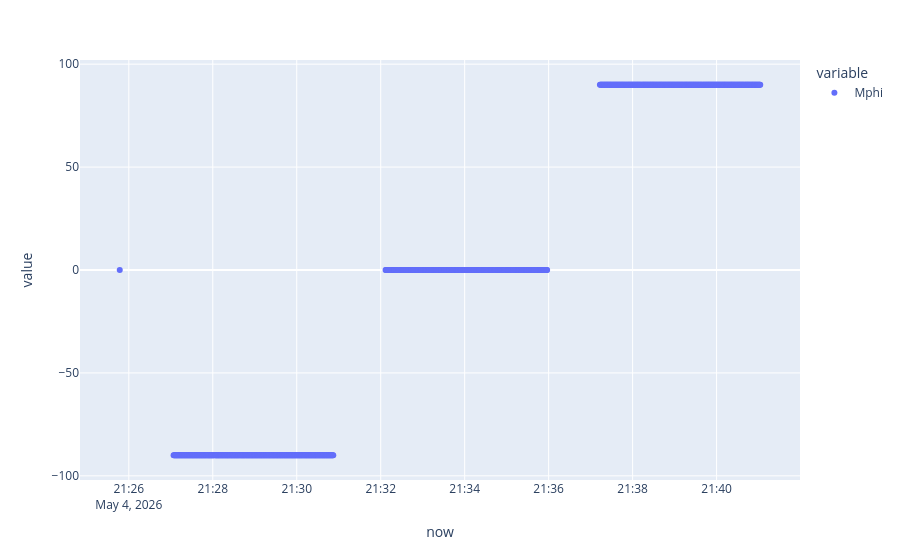
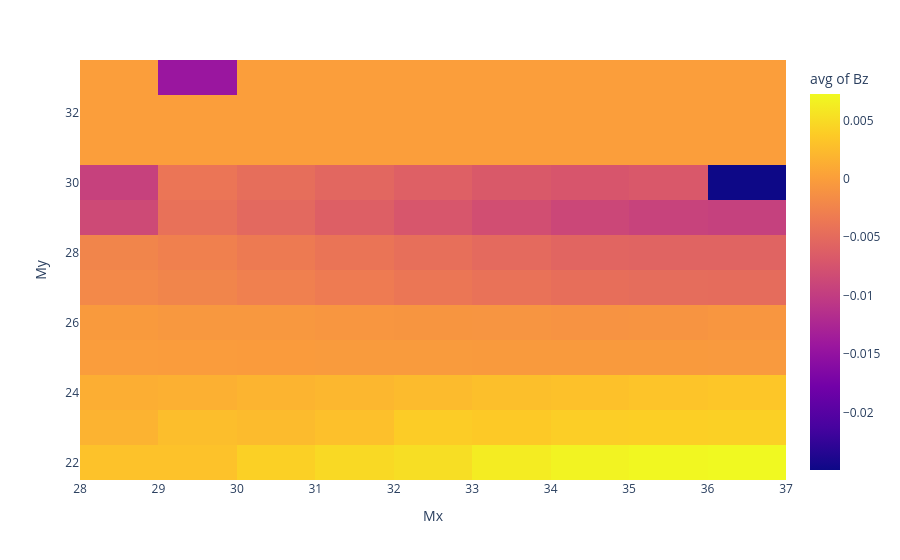
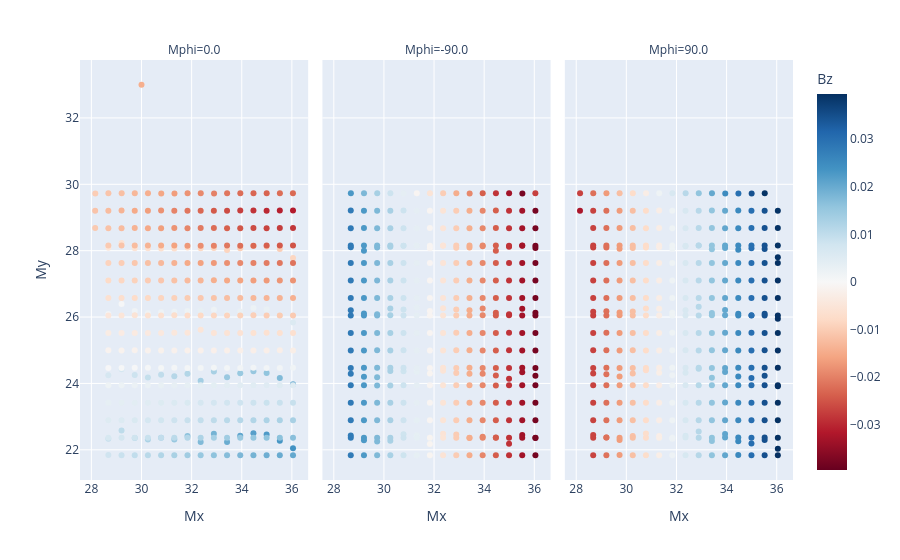
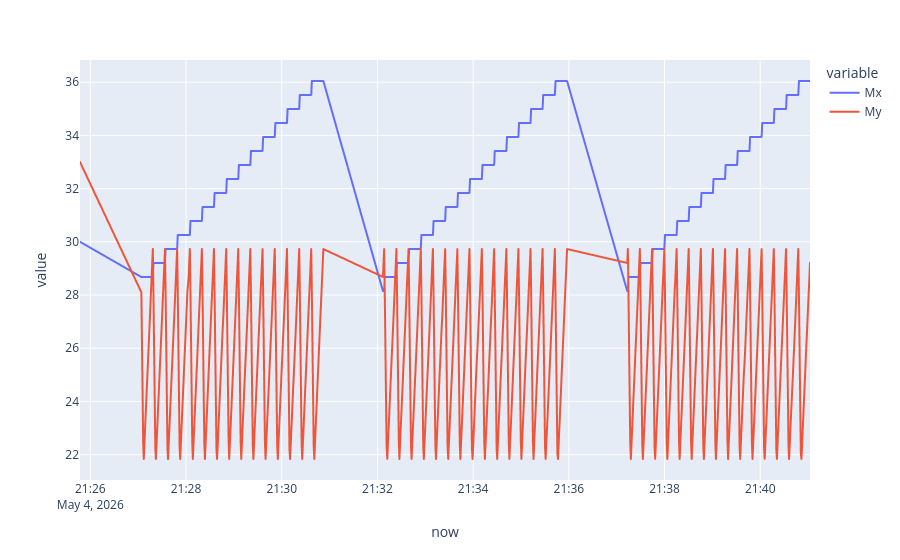

The code cell stored with these charts, in order, in its notebook:
### Markdown cell above
## 2a) low resolution scan, with no wait -> bad positioning

### Code cell
df2 = rename_columns(pd.read_csv("2MagCal.csv", comment = ";",  parse_dates=[' pd.Timestamp.now #now','queueT'])) #parse dates for convenience only
df2a= df2.query("purpose == 'XYscan'")

df2a.query("Mphi in [-90,0,90]", inplace=True) #when phi moving, it's bad
px.scatter(df2a,"now",["Mphi"]).show() #showing when phi is moving


px.density_heatmap( df2a, x="Mx", y="My", z="Bz", histfunc="avg").show()
px.scatter( df2a, x="Mx", y="My", color="Bz", facet_col="Mphi",color_continuous_scale="RdBu",
    color_continuous_midpoint=0,).show()

# px.scatter(
#     df2a,
#     x="Mx",
#     y="My",
#     color="Bz",
#     facet_col="Mphi",
#     color_continuous_scale="RdBu",
#     color_continuous_midpoint=0,
# ).show()

px.line(df2a,"now",["Mx","My"]).show()

### Figure 1 — Plotly figure (JSON) as saved in the notebook; plotly's stock layout.template omitted (floating-point values rounded to 4 significant figures; data arrays with more than 128 entries replaced by an {"elided": "..."} marker saying what was removed)
{"data": [{"hovertemplate": "variable=Mphi<br>now=%{x}<br>value=%{y}<extra></extra>", "legendgroup": "Mphi", "marker": {"color": "#636efa", "symbol": "circle"}, "mode": "markers", "name": "Mphi", "orientation": "v", "showlegend": true, "type": "scatter", "x": {"elided": "905 str values"}, "xaxis": "x", "y": {"elided": "905 int values"}, "yaxis": "y"}], "layout": {"legend": {"title": {"text": "variable"}, "tracegroupgap": 0}, "margin": {"t": 60}, "xaxis": {"anchor": "y", "domain": [0, 1], "title": {"text": "now"}}, "yaxis": {"anchor": "x", "domain": [0, 1], "title": {"text": "value"}}}}

### Figure 2 — Plotly figure (JSON) as saved in the notebook; plotly's stock layout.template omitted (floating-point values rounded to 4 significant figures; data arrays with more than 128 entries replaced by an {"elided": "..."} marker saying what was removed)
{"data": [{"coloraxis": "coloraxis", "histfunc": "avg", "hovertemplate": "Mx=%{x}<br>My=%{y}<br>avg of Bz=%{z}<extra></extra>", "name": "", "type": "histogram2d", "x": {"elided": "905 float values"}, "xaxis": "x", "xbingroup": "x", "y": {"elided": "905 float values"}, "yaxis": "y", "ybingroup": "y", "z": {"elided": "905 float values"}}], "layout": {"coloraxis": {"colorbar": {"title": {"text": "avg of Bz"}}, "colorscale": [[0, "#0d0887"], [0.1111, "#46039f"], [0.2222, "#7201a8"], [0.3333, "#9c179e"], [0.4444, "#bd3786"], [0.5556, "#d8576b"], [0.6667, "#ed7953"], [0.7778, "#fb9f3a"], [0.8889, "#fdca26"], [1, "#f0f921"]]}, "legend": {"tracegroupgap": 0}, "margin": {"t": 60}, "xaxis": {"anchor": "y", "domain": [0, 1], "title": {"text": "Mx"}}, "yaxis": {"anchor": "x", "domain": [0, 1], "title": {"text": "My"}}}}

### Figure 3 — Plotly figure (JSON) as saved in the notebook; plotly's stock layout.template omitted (floating-point values rounded to 4 significant figures; data arrays with more than 128 entries replaced by an {"elided": "..."} marker saying what was removed)
{"data": [{"hovertemplate": "Mphi=0.0<br>Mx=%{x}<br>My=%{y}<br>Bz=%{marker.color}<extra></extra>", "legendgroup": "", "marker": {"color": {"elided": "304 float values"}, "coloraxis": "coloraxis", "symbol": "circle"}, "mode": "markers", "name": "", "orientation": "v", "showlegend": false, "type": "scatter", "x": {"elided": "304 float values"}, "xaxis": "x", "y": {"elided": "304 float values"}, "yaxis": "y"}, {"hovertemplate": "Mphi=-90.0<br>Mx=%{x}<br>My=%{y}<br>Bz=%{marker.color}<extra></extra>", "legendgroup": "", "marker": {"color": {"elided": "300 float values"}, "coloraxis": "coloraxis", "symbol": "circle"}, "mode": "markers", "name": "", "orientation": "v", "showlegend": false, "type": "scatter", "x": {"elided": "300 float values"}, "xaxis": "x2", "y": {"elided": "300 float values"}, "yaxis": "y2"}, {"hovertemplate": "Mphi=90.0<br>Mx=%{x}<br>My=%{y}<br>Bz=%{marker.color}<extra></extra>", "legendgroup": "", "marker": {"color": {"elided": "301 float values"}, "coloraxis": "coloraxis", "symbol": "circle"}, "mode": "markers", "name": "", "orientation": "v", "showlegend": false, "type": "scatter", "x": {"elided": "301 float values"}, "xaxis": "x3", "y": {"elided": "301 float values"}, "yaxis": "y3"}], "layout": {"annotations": [{"font": {}, "showarrow": false, "text": "Mphi=0.0", "x": 0.16, "xanchor": "center", "xref": "paper", "y": 1, "yanchor": "bottom", "yref": "paper"}, {"font": {}, "showarrow": false, "text": "Mphi=-90.0", "x": 0.5, "xanchor": "center", "xref": "paper", "y": 1, "yanchor": "bottom", "yref": "paper"}, {"font": {}, "showarrow": false, "text": "Mphi=90.0", "x": 0.84, "xanchor": "center", "xref": "paper", "y": 1, "yanchor": "bottom", "yref": "paper"}], "coloraxis": {"cmid": 0, "colorbar": {"title": {"text": "Bz"}}, "colorscale": [[0, "rgb(103,0,31)"], [0.1, "rgb(178,24,43)"], [0.2, "rgb(214,96,77)"], [0.3, "rgb(244,165,130)"], [0.4, "rgb(253,219,199)"], [0.5, "rgb(247,247,247)"], [0.6, "rgb(209,229,240)"], [0.7, "rgb(146,197,222)"], [0.8, "rgb(67,147,195)"], [0.9, "rgb(33,102,172)"], [1, "rgb(5,48,97)"]]}, "legend": {"tracegroupgap": 0}, "margin": {"t": 60}, "xaxis": {"anchor": "y", "domain": [0, 0.32], "title": {"text": "Mx"}}, "xaxis2": {"anchor": "y2", "domain": [0.34, 0.66], "matches": "x", "title": {"text": "Mx"}}, "xaxis3": {"anchor": "y3", "domain": [0.68, 1.0], "matches": "x", "title": {"text": "Mx"}}, "yaxis": {"anchor": "x", "domain": [0, 1], "title": {"text": "My"}}, "yaxis2": {"anchor": "x2", "domain": [0, 1], "matches": "y", "showticklabels": false}, "yaxis3": {"anchor": "x3", "domain": [0, 1], "matches": "y", "showticklabels": false}}}

### Figure 4 — Plotly figure (JSON) as saved in the notebook; plotly's stock layout.template omitted (floating-point values rounded to 4 significant figures; data arrays with more than 128 entries replaced by an {"elided": "..."} marker saying what was removed)
{"data": [{"hovertemplate": "variable=Mx<br>now=%{x}<br>value=%{y}<extra></extra>", "legendgroup": "Mx", "line": {"color": "#636efa", "dash": "solid"}, "marker": {"symbol": "circle"}, "mode": "lines", "name": "Mx", "showlegend": true, "type": "scattergl", "x": {"elided": "905 str values"}, "xaxis": "x", "y": {"elided": "905 float values"}, "yaxis": "y"}, {"hovertemplate": "variable=My<br>now=%{x}<br>value=%{y}<extra></extra>", "legendgroup": "My", "line": {"color": "#EF553B", "dash": "solid"}, "marker": {"symbol": "circle"}, "mode": "lines", "name": "My", "showlegend": true, "type": "scattergl", "x": {"elided": "905 str values"}, "xaxis": "x", "y": {"elided": "905 float values"}, "yaxis": "y"}], "layout": {"legend": {"title": {"text": "variable"}, "tracegroupgap": 0}, "margin": {"t": 60}, "xaxis": {"anchor": "y", "domain": [0, 1], "title": {"text": "now"}}, "yaxis": {"anchor": "x", "domain": [0, 1], "title": {"text": "value"}}}}
